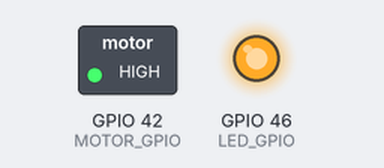
Recording of a program running on a simulated ESP32-S3. On the bench: switched loads named in the program (green lamp = pin HIGH), output pins drawn as LEDs (lit = HIGH).

Above: at 0.1 s.
At 60.1 s:
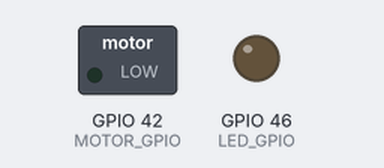
Timing chart, 0 to 61.6 s (numbered marks = the images above):
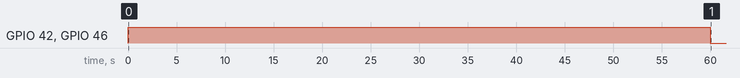

Measured:
- by itself, GPIO 42 (MOTOR_GPIO), GPIO 46 (LED_GPIO): HIGH → LOW at 60.0 s

The program:

main.cpp
```cpp
#include <cstdio>
#include <cstdint>
#include "driver/gpio.h"
#include "esp_timer.h"
#include "esp_log.h"

constexpr gpio_num_t MOTOR_GPIO      = GPIO_NUM_42;
constexpr gpio_num_t LED_GPIO        = GPIO_NUM_46;
constexpr uint64_t   ON_DURATION_US  = 60ULL  * 1000 * 1000;
constexpr uint64_t   OFF_DURATION_US = 300ULL * 1000 * 1000;
constexpr uint64_t   CYCLE_PERIOD_US = ON_DURATION_US + OFF_DURATION_US;

static const char        *TAG         = "FAN";
static esp_timer_handle_t off_timer   = nullptr;
static bool               fan_running = false;

static void fan_off_cb(void *arg) {
    if (!fan_running) {
        return;
    }
    gpio_set_level(MOTOR_GPIO, 0);
    gpio_set_level(LED_GPIO, 0);
    fan_running = false;
    ESP_LOGI(TAG, "OFF");
}

static void fan_on_cb(void *arg) {
    if (fan_running) {
        ESP_LOGW(TAG, "already running, skip start");
        return;
    }
    gpio_set_level(MOTOR_GPIO, 1);
    gpio_set_level(LED_GPIO, 1);
    fan_running = true;
    ESP_LOGI(TAG, "ON for %llus", ON_DURATION_US / 1000000ULL);
    esp_timer_start_once(off_timer, ON_DURATION_US);
}

extern "C" void app_main(void) {
    gpio_config_t io = {
        .pin_bit_mask = (1ULL << MOTOR_GPIO) | (1ULL << LED_GPIO),
        .mode         = GPIO_MODE_OUTPUT,
        .pull_up_en   = GPIO_PULLUP_DISABLE,
        .pull_down_en = GPIO_PULLDOWN_DISABLE,
        .intr_type    = GPIO_INTR_DISABLE,
    };
    ESP_ERROR_CHECK(gpio_config(&io));
    gpio_set_level(MOTOR_GPIO, 0);
    gpio_set_level(LED_GPIO, 0);

    const esp_timer_create_args_t off_args = {
        .callback = &fan_off_cb,
        .name     = "fan_off",
    };
    ESP_ERROR_CHECK(esp_timer_create(&off_args, &off_timer));

    esp_timer_handle_t on_timer = nullptr;
    const esp_timer_create_args_t on_args = {
        .callback = &fan_on_cb,
        .name     = "fan_on",
    };
    ESP_ERROR_CHECK(esp_timer_create(&on_args, &on_timer));

    fan_on_cb(nullptr);
    ESP_ERROR_CHECK(esp_timer_start_periodic(on_timer, CYCLE_PERIOD_US));

    ESP_LOGI(TAG, "armed: ON=%llus, OFF=%llus, period=%llus",
             ON_DURATION_US  / 1000000ULL,
             OFF_DURATION_US / 1000000ULL,
             CYCLE_PERIOD_US / 1000000ULL);
}
```
